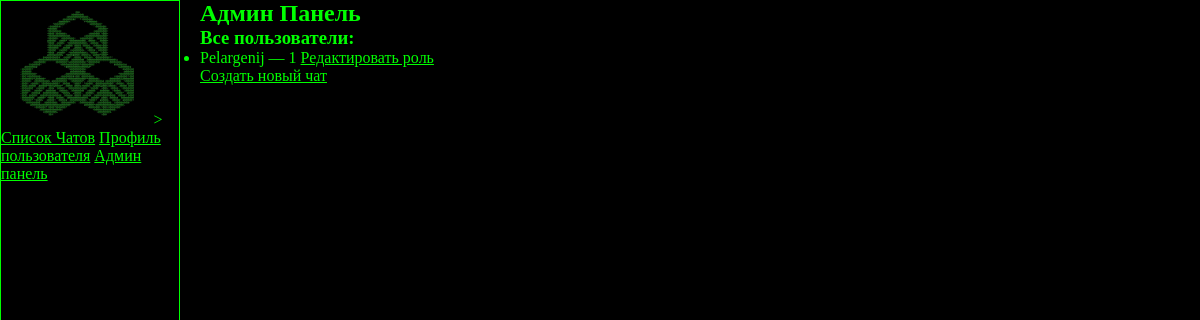
The page /chats/admin-panel/ (signed in) on the database as committed earlier.
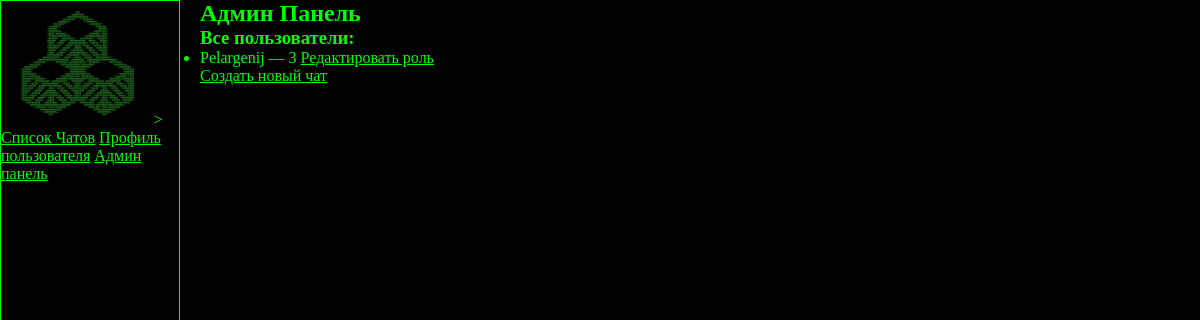
The same page on the database as committed later.
### chats/models.py (models this page shows, shortened)
class UserProfile(models.Model):
    user = models.OneToOneField(User, on_delete=models.CASCADE, related_name='user_profiles')
    nickname = models.CharField(max_length=30)
    grade = models.CharField(max_length=10)
    phone = models.CharField(max_length=15)
    role = models.IntegerField(default=1)
    email = models.EmailField(unique=True)

### chats/views.py (the view)
# urls.py: path('admin-panel/', admin_panel, name='admin_panel'),
@login_required(login_url='register2')
def admin_panel(request):
    if request.user.is_staff:
        user_profiles = UserProfile.objects.all()
        return render(request, 'chats/admin_panel.html', {'user_profiles': user_profiles})
    else:
        return redirect('chats/chat_list')

### chats/templates/chats/admin_panel.html (shortened to what this page needs)
{% extends 'chats/base.html' %}
{% block content %}
<h2>Админ Панель</h2>
<h3>Все пользователи:</h3>
<div class="popo">
    <ul>
        {% for user_profile in user_profiles %}
            <li>
                {{ user_profile.nickname }} — {{ user_profile.role }}
                <a href="{% url 'edit_user' user_profile.id %}">Редактировать роль</a>
            </li>
        {% endfor %}
    </ul>
</div>
<a href="{% url 'new_chat' %}">Создать новый чат</a>
{% endblock %}

Rows that differ between the two databases and show on the page:
changed UserProfile "Pelargenij": role "1" → "3"
